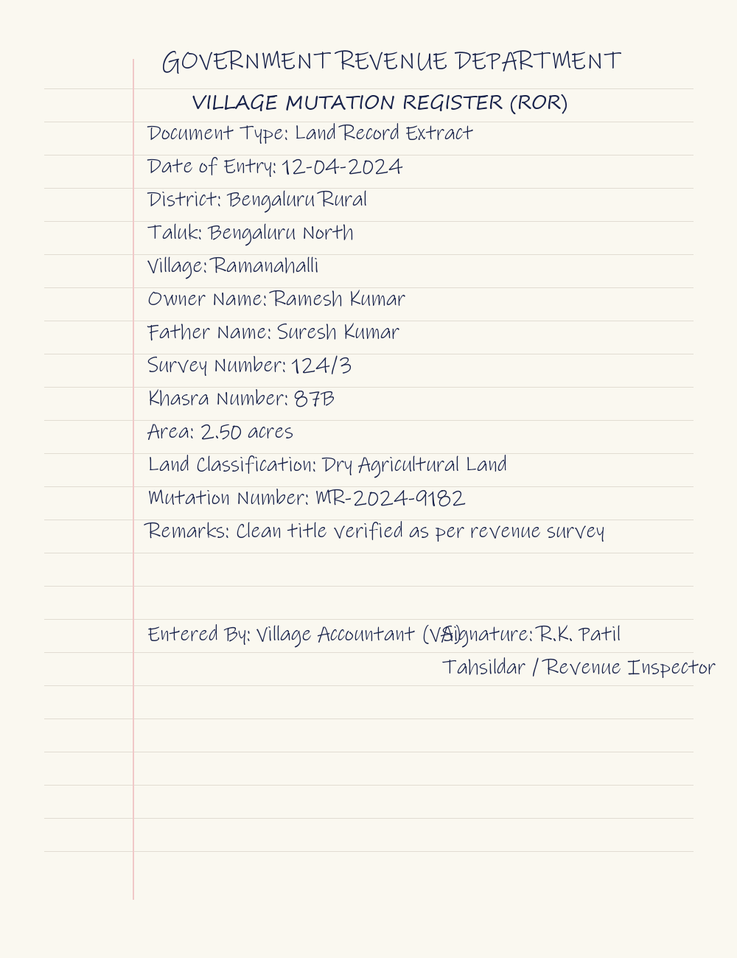
#> input picture data/samples/handwritten_land_record.png, 737 x 958 px, shrunk from 1000 x 1300 before the run
$ python -i image_processor.py   (imports and definitions only)
#> lines starting #> are read from the running program, lines starting #| are printed output that depends on the picture; after the words box and inside, x2 and y2 are one past the last pixel; in counts of white or black regions, pixels touching at a corner belong together
import os
import cv2
import numpy as np
import logging

logger = logging.getLogger(__name__)

class ImageProcessor:
    """
    ImageProcessor handles document image enhancement prior to OCR.
    Crucially, it does not alter image dimensions (avoiding resizing/cropping)
    to ensure bounding box coordinates map 1:1 back to the original document.
    """

    def __init__(self, output_dir: str = "data/processed"):
        self.output_dir = output_dir
        os.makedirs(self.output_dir, exist_ok=True)

    def preprocess(self, image_path: str, method: str = "adaptive") -> str:
        """
        Preprocesses the input image and saves it to the output directory.
        Supported methods:
          - 'grayscale': Simple grayscale conversion.
          - 'adaptive' : Grayscale + adaptive thresholding (best for faded/shadowed scans).
          - 'denoise'  : Grayscale + bilateral filtering + Otsu thresholding (best for noisy scans).

        Returns:
          str: Path to the processed image file.
        """
#> called with method = 'adaptive'
        if not os.path.exists(image_path):
            raise FileNotFoundError(f"Input image path does not exist: {image_path}")

        # Read image using OpenCV
        img = cv2.imread(image_path)
#> img is the input picture: shape (958, 737, 3); mean B, G, R 236.4, 243.4, 245.2
        if img is None:
            raise ValueError(f"Failed to load image from path: {image_path}")

        # Step 1: Grayscale conversion
        gray = cv2.cvtColor(img, cv2.COLOR_BGR2GRAY)

        # Step 2: Apply specified preprocessing method
        if method == "grayscale":
            processed = gray
            logger.info("Applied grayscale preprocessing.")

        elif method == "adaptive":
            # Adaptive thresholding to handle non-uniform illumination/shadows
            processed = cv2.adaptiveThreshold(
                gray,
                255,
                cv2.ADAPTIVE_THRESH_GAUSSIAN_C,
                cv2.THRESH_BINARY,
                15,
                8
            )
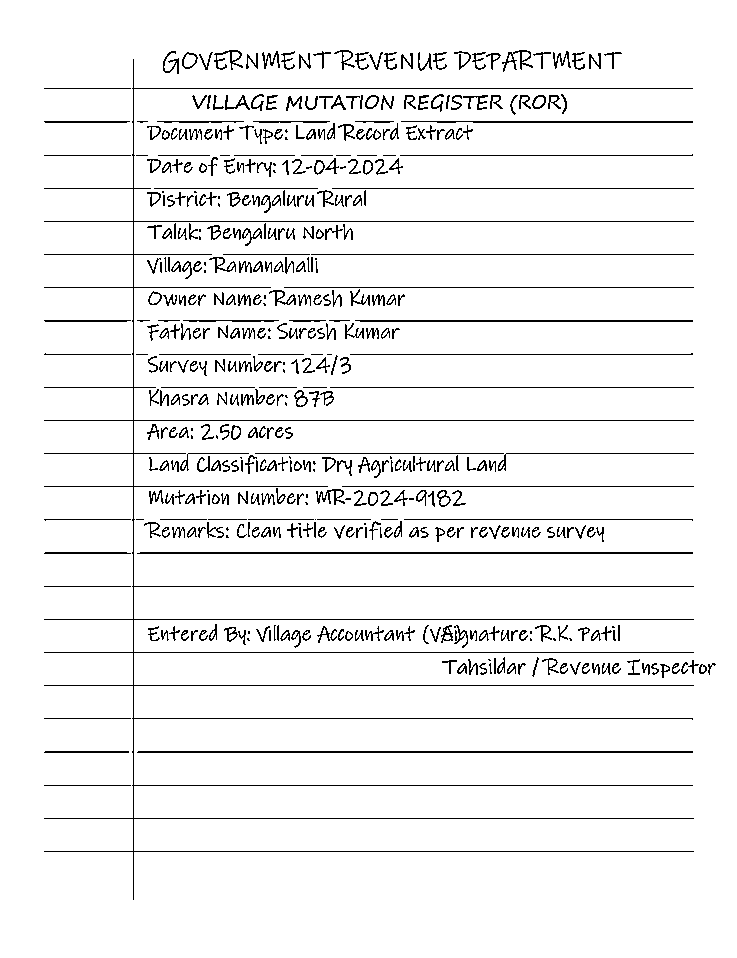
#> processed: shape (958, 737); 94.4% white; black in thin lines or dots, all inside (x1, y1, x2, y2) = (44, 50, 716, 900)
            logger.info("Applied adaptive thresholding preprocessing.")

        elif method == "denoise":
            # Bilateral filter preserves edges while smoothing out high-frequency noise
            denoised = cv2.bilateralFilter(gray, 9, 75, 75)
            # Otsu's thresholding for binarization
            _, processed = cv2.threshold(
                denoised,
                0,
                255,
                cv2.THRESH_BINARY + cv2.THRESH_OTSU
            )
            logger.info("Applied bilateral filtering + Otsu thresholding preprocessing.")

        else:
            logger.warning(f"Unknown preprocessing method '{method}'. Falling back to grayscale.")
            processed = gray

        # Save the preprocessed image
        filename = os.path.basename(image_path)
        name, ext = os.path.splitext(filename)
        output_filename = f"{name}_processed_{method}{ext}"
        output_path = os.path.join(self.output_dir, output_filename)

        cv2.imwrite(output_path, processed)
        logger.info(f"Saved preprocessed image to: {output_path}")

        return output_path

>>> result = ImageProcessor().preprocess('../../../data/samples/handwritten_land_record.png')

$ run again, on data/samples/kannada_sample_deed.png
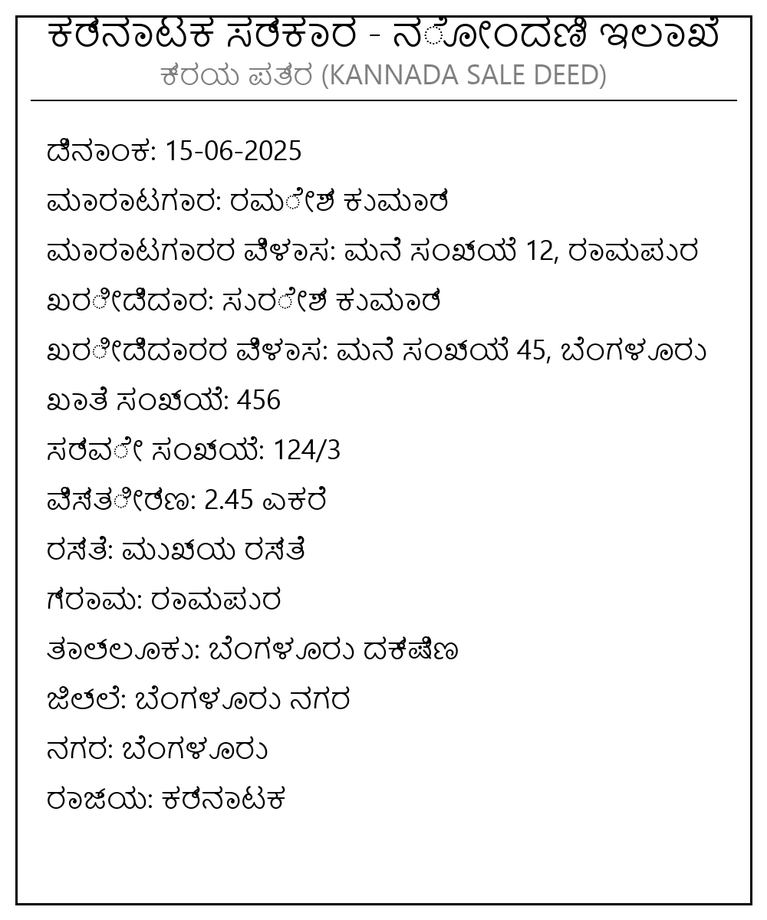
#> input picture data/samples/kannada_sample_deed.png, 767 x 920 px, shrunk from 1000 x 1200 before the run
#> in preprocess, img is the input picture: shape (920, 767, 3); min 0, max 255, mean 241
#> in preprocess, `processed = cv2.adaptiveThreshold( gray, 255, cv2.ADAPTIVE_THRESH_GAUS..`:
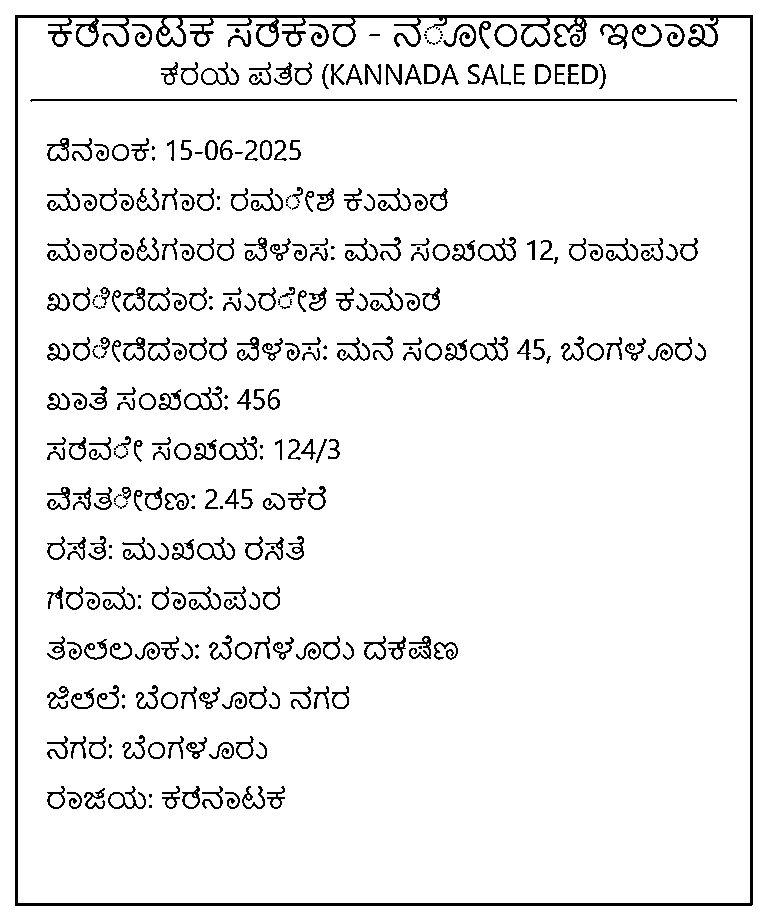
#> processed: shape (920, 767); 93.2% white; black in thin lines or dots

$ run again, on data/samples/kannada_test.png
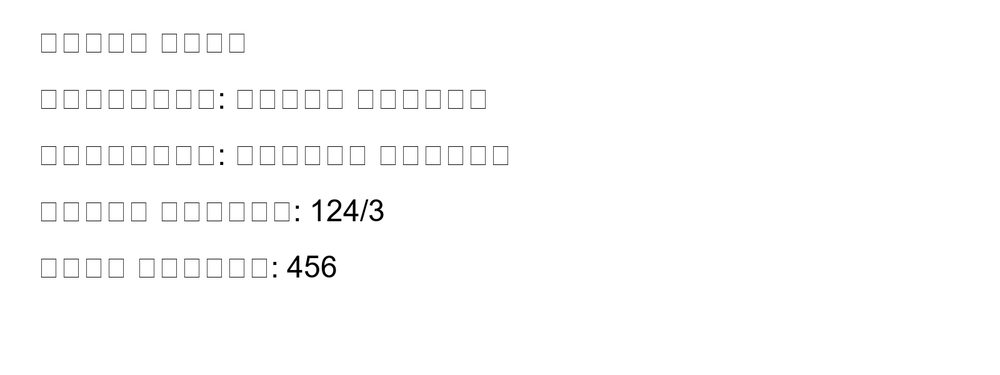
#> input picture data/samples/kannada_test.png, 1000 x 375 px, shrunk from 1600 x 600 before the run
#> in preprocess, img is the input picture: shape (375, 1000, 3); min 0, max 255, mean 252.4
#> in preprocess, `processed = cv2.adaptiveThreshold( gray, 255, cv2.ADAPTIVE_THRESH_GAUS..`:
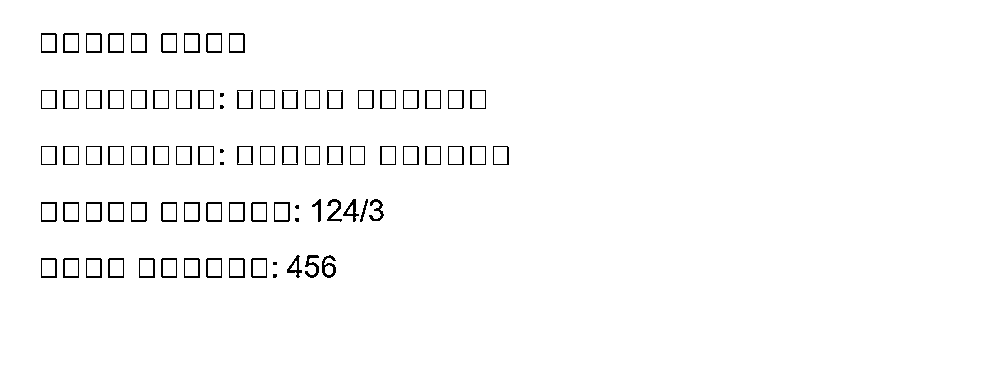
#> processed: shape (375, 1000); 98% white; black in thin lines or dots, all inside (x1, y1, x2, y2) = (41, 33, 509, 278)

$ run again, on data/samples/kannada_test_0.png
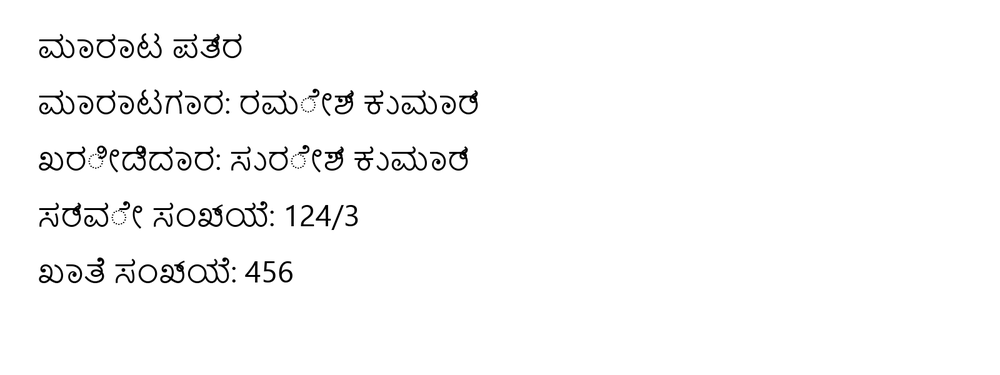
#> input picture data/samples/kannada_test_0.png, 1000 x 375 px, shrunk from 1600 x 600 before the run
#> in preprocess, img is the input picture: shape (375, 1000, 3); min 0, max 255, mean 248.7
#> in preprocess, `processed = cv2.adaptiveThreshold( gray, 255, cv2.ADAPTIVE_THRESH_GAUS..`:
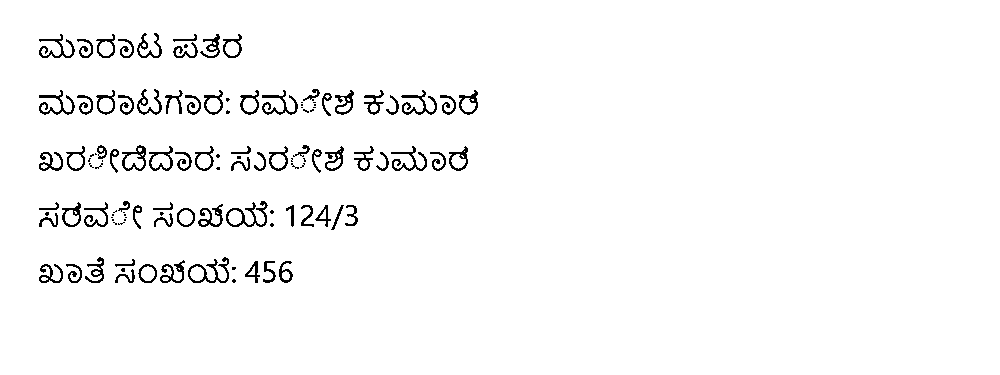
#> processed: shape (375, 1000); 97.1% white; black in thin lines or dots, all inside (x1, y1, x2, y2) = (39, 33, 478, 283)
